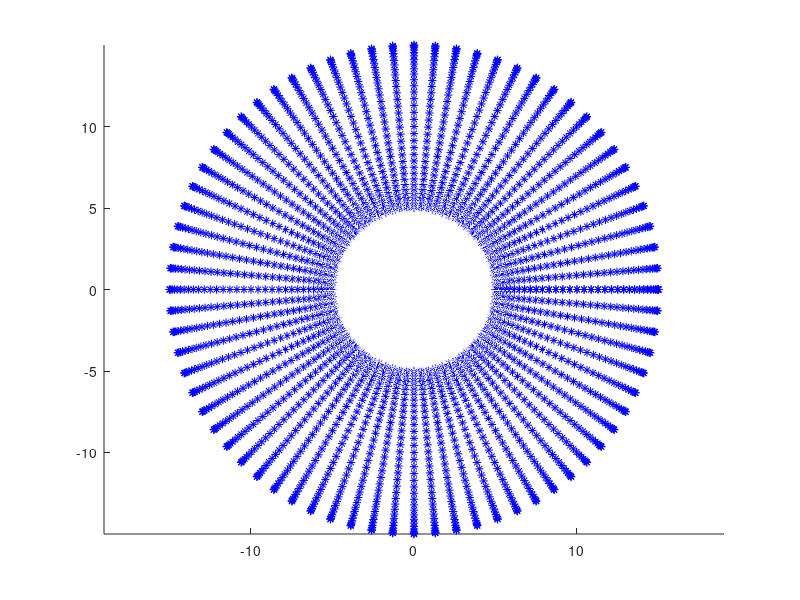

Write MATLAB code to recreate this figure. (Note: this script raises an error after producing the figure.)
% create petsc file with 3D graph example
% points on torus
%
% Lukas Pospisil, USI, Lugano 2016
%

clear all
addpath(genpath(fullfile(pwd,'../common')))

% number of points
a=5;
c=10;

[u,v]=meshgrid(0:5:360);
x=(c+a*cosd(v)).*cosd(u);
y=(c+a*cosd(v)).*sind(u);
z=a*sind(v);

coordinates = [];
for i=1:size(x,1)
    for j=1:size(x,2)
        coordinates(:,end+1) = [x(i,j);y(i,j);z(i,j)];
    end
end

% plot graph
figure
hold on
plot3(coordinates(1,:),coordinates(2,:),coordinates(3,:),'b*')
%surfl(x,y,z)
axis equal
hold off

% export coordinate to petscfile
savebin( 'output/test_graph3D_torus.bin', [coordinates(1,:) coordinates(2,:) coordinates(3,:)]' );
